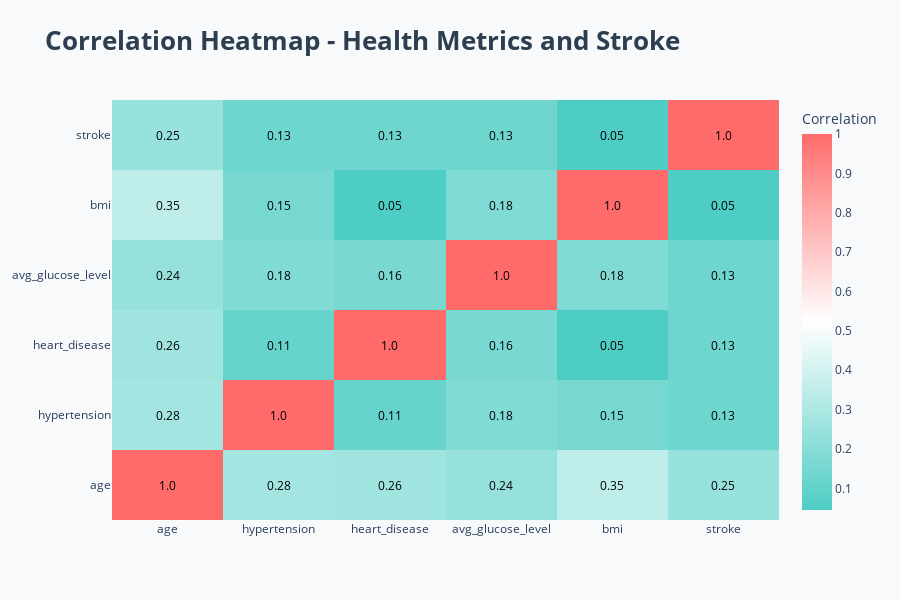

Notebook cell for this chart:
### Markdown cell above
### 3.5 Correlation Analysis

Examining relationships between numerical variables using correlation heatmap.

### Code cell
import plotly.graph_objects as go
import numpy as np
correlation_features = ['age', 'hypertension', 'heart_disease', 'avg_glucose_level', 'bmi', 'stroke']
corr_matrix = df_clean[correlation_features].corr()
fig = go.Figure(data=go.Heatmap(
    z=corr_matrix.values,
    x=corr_matrix.columns,
    y=corr_matrix.columns,
    colorscale=[
        [0, COLOR_PALETTE['info']],
        [0.5, 'white'],
        [1, COLOR_PALETTE['danger']]
    ],
    text=np.round(corr_matrix.values, 2),
    hovertemplate='%{y} vs %{x}<br>Correlation: %{z:.3f}<extra></extra>',
    colorbar=dict(title="Correlation")
))
annotations = []
for i, row in enumerate(corr_matrix.index):
    for j, col in enumerate(corr_matrix.columns):
        annotations.append(dict(
            x=col,
            y=row,
            text=str(round(corr_matrix.loc[row, col], 2)),
            showarrow=False,
            font=dict(color='black', size=12)
        ))

fig.update_layout(
    title=dict(
        text='<b>Correlation Heatmap - Health Metrics and Stroke</b>',
        font=dict(size=26, color=COLOR_PALETTE['dark'])
    ),
    height=600,
    xaxis=dict(side='bottom'),
    paper_bgcolor='rgba(248, 249, 250, 1)',
    plot_bgcolor='white',
    annotations=annotations
)

fig.show()
print("\nCorrelations with Stroke (sorted by absolute value):")

stroke_corr = corr_matrix['stroke'].drop('stroke').sort_values(key=lambda x: abs(x), ascending=False)
for feature, corr in stroke_corr.items():
    print(f"{feature:.<30} {corr:>8.4f}")

### Figure 1 — Plotly figure (JSON) as saved in the notebook; plotly's stock layout.template omitted (floating-point values rounded to 4 significant figures)
{"data": [{"colorbar": {"title": {"text": "Correlation"}}, "colorscale": [[0, "#4ecdc4"], [0.5, "white"], [1, "#ff6b6b"]], "hovertemplate": "%{y} vs %{x}<br>Correlation: %{z:.3f}<extra></extra>", "text": [[1.0, 0.28, 0.26, 0.24, 0.35, 0.25], [0.28, 1.0, 0.11, 0.18, 0.15, 0.13], [0.26, 0.11, 1.0, 0.16, 0.05, 0.13], [0.24, 0.18, 0.16, 1.0, 0.18, 0.13], [0.35, 0.15, 0.05, 0.18, 1.0, 0.05], [0.25, 0.13, 0.13, 0.13, 0.05, 1.0]], "type": "heatmap", "x": ["age", "hypertension", "heart_disease", "avg_glucose_level", "bmi", "stroke"], "y": ["age", "hypertension", "heart_disease", "avg_glucose_level", "bmi", "stroke"], "z": [[1.0, 0.2785, 0.264, 0.2384, 0.3502, 0.2455], [0.2785, 1.0, 0.1094, 0.1761, 0.1518, 0.129], [0.264, 0.1094, 1.0, 0.162, 0.04583, 0.1348], [0.2384, 0.1761, 0.162, 1.0, 0.1804, 0.1321], [0.3502, 0.1518, 0.04583, 0.1804, 1.0, 0.04518], [0.2455, 0.129, 0.1348, 0.1321, 0.04518, 1.0]]}], "layout": {"annotations": [{"font": {"color": "black", "size": 12}, "showarrow": false, "text": "1.0", "x": "age", "y": "age"}, {"font": {"color": "black", "size": 12}, "showarrow": false, "text": "0.28", "x": "hypertension", "y": "age"}, {"font": {"color": "black", "size": 12}, "showarrow": false, "text": "0.26", "x": "heart_disease", "y": "age"}, {"font": {"color": "black", "size": 12}, "showarrow": false, "text": "0.24", "x": "avg_glucose_level", "y": "age"}, {"font": {"color": "black", "size": 12}, "showarrow": false, "text": "0.35", "x": "bmi", "y": "age"}, {"font": {"color": "black", "size": 12}, "showarrow": false, "text": "0.25", "x": "stroke", "y": "age"}, {"font": {"color": "black", "size": 12}, "showarrow": false, "text": "0.28", "x": "age", "y": "hypertension"}, {"font": {"color": "black", "size": 12}, "showarrow": false, "text": "1.0", "x": "hypertension", "y": "hypertension"}, {"font": {"color": "black", "size": 12}, "showarrow": false, "text": "0.11", "x": "heart_disease", "y": "hypertension"}, {"font": {"color": "black", "size": 12}, "showarrow": false, "text": "0.18", "x": "avg_glucose_level", "y": "hypertension"}, {"font": {"color": "black", "size": 12}, "showarrow": false, "text": "0.15", "x": "bmi", "y": "hypertension"}, {"font": {"color": "black", "size": 12}, "showarrow": false, "text": "0.13", "x": "stroke", "y": "hypertension"}, {"font": {"color": "black", "size": 12}, "showarrow": false, "text": "0.26", "x": "age", "y": "heart_disease"}, {"font": {"color": "black", "size": 12}, "showarrow": false, "text": "0.11", "x": "hypertension", "y": "heart_disease"}, {"font": {"color": "black", "size": 12}, "showarrow": false, "text": "1.0", "x": "heart_disease", "y": "heart_disease"}, {"font": {"color": "black", "size": 12}, "showarrow": false, "text": "0.16", "x": "avg_glucose_level", "y": "heart_disease"}, {"font": {"color": "black", "size": 12}, "showarrow": false, "text": "0.05", "x": "bmi", "y": "heart_disease"}, {"font": {"color": "black", "size": 12}, "showarrow": false, "text": "0.13", "x": "stroke", "y": "heart_disease"}, {"font": {"color": "black", "size": 12}, "showarrow": false, "text": "0.24", "x": "age", "y": "avg_glucose_level"}, {"font": {"color": "black", "size": 12}, "showarrow": false, "text": "0.18", "x": "hypertension", "y": "avg_glucose_level"}, {"font": {"color": "black", "size": 12}, "showarrow": false, "text": "0.16", "x": "heart_disease", "y": "avg_glucose_level"}, {"font": {"color": "black", "size": 12}, "showarrow": false, "text": "1.0", "x": "avg_glucose_level", "y": "avg_glucose_level"}, {"font": {"color": "black", "size": 12}, "showarrow": false, "text": "0.18", "x": "bmi", "y": "avg_glucose_level"}, {"font": {"color": "black", "size": 12}, "showarrow": false, "text": "0.13", "x": "stroke", "y": "avg_glucose_level"}, {"font": {"color": "black", "size": 12}, "showarrow": false, "text": "0.35", "x": "age", "y": "bmi"}, {"font": {"color": "black", "size": 12}, "showarrow": false, "text": "0.15", "x": "hypertension", "y": "bmi"}, {"font": {"color": "black", "size": 12}, "showarrow": false, "text": "0.05", "x": "heart_disease", "y": "bmi"}, {"font": {"color": "black", "size": 12}, "showarrow": false, "text": "0.18", "x": "avg_glucose_level", "y": "bmi"}, {"font": {"color": "black", "size": 12}, "showarrow": false, "text": "1.0", "x": "bmi", "y": "bmi"}, {"font": {"color": "black", "size": 12}, "showarrow": false, "text": "0.05", "x": "stroke", "y": "bmi"}, {"font": {"color": "black", "size": 12}, "showarrow": false, "text": "0.25", "x": "age", "y": "stroke"}, {"font": {"color": "black", "size": 12}, "showarrow": false, "text": "0.13", "x": "hypertension", "y": "stroke"}, {"font": {"color": "black", "size": 12}, "showarrow": false, "text": "0.13", "x": "heart_disease", "y": "stroke"}, {"font": {"color": "black", "size": 12}, "showarrow": false, "text": "0.13", "x": "avg_glucose_level", "y": "stroke"}, {"font": {"color": "black", "size": 12}, "showarrow": false, "text": "0.05", "x": "bmi", "y": "stroke"}, {"font": {"color": "black", "size": 12}, "showarrow": false, "text": "1.0", "x": "stroke", "y": "stroke"}], "height": 600, "paper_bgcolor": "rgba(248, 249, 250, 1)", "plot_bgcolor": "white", "title": {"font": {"color": "#2c3e50", "size": 26}, "text": "<b>Correlation Heatmap - Health Metrics and Stroke</b>"}, "xaxis": {"side": "bottom"}}}
